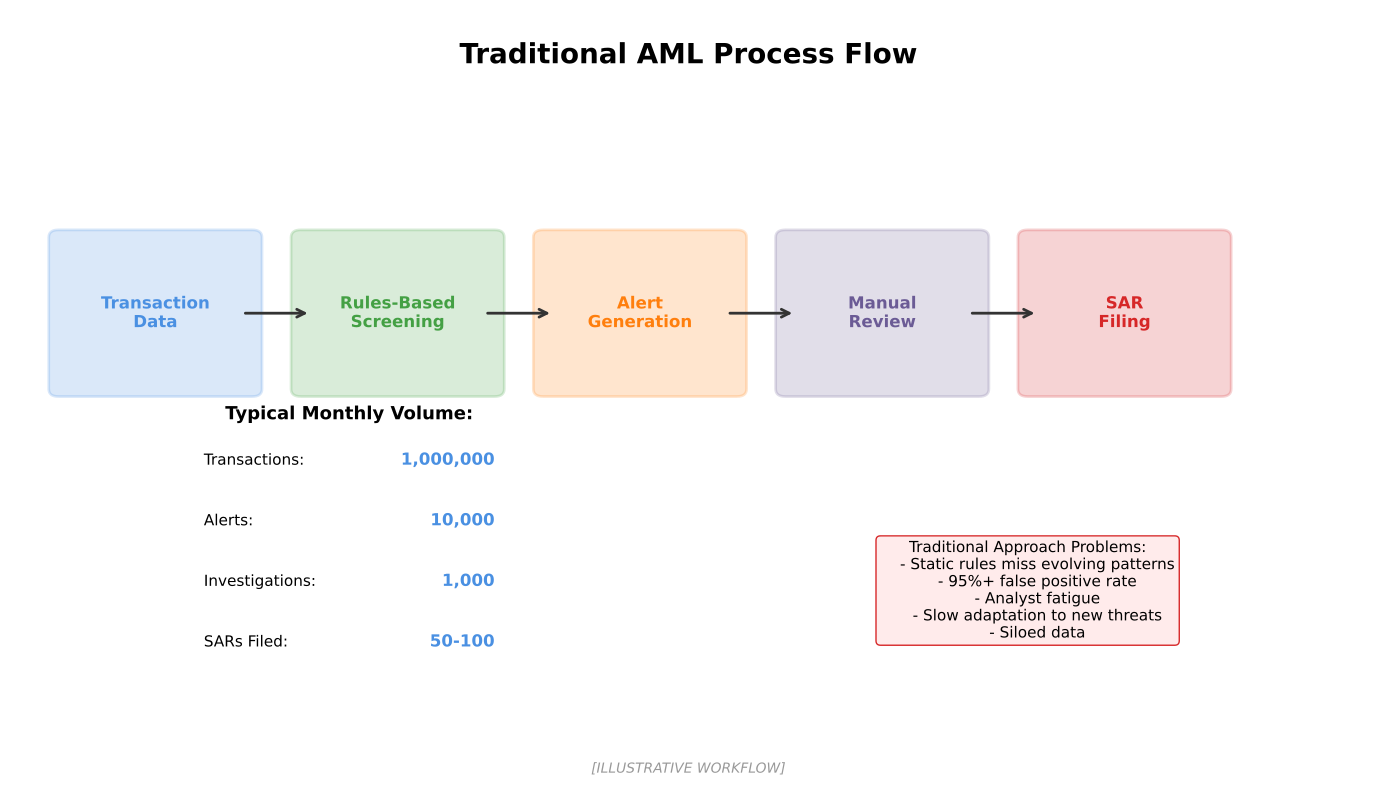

Recreate this plot in Python.
"""
Traditional AML Process
Shows traditional AML workflow

Output: traditional_aml_process.pdf
Module: module_01_fintech
Lesson: 10 - RegTech
"""

from pathlib import Path
import matplotlib.pyplot as plt
import matplotlib.patches as mpatches
import numpy as np

CHART_METADATA = {
    'title': 'Traditional AML Process',
    'module': 'module_01_fintech',
    'lesson': 10,
    'url': 'https://github.com/Digital-AI-Finance/digital-finance/tree/main/module_01_fintech/figures/traditional_aml_process'
}

plt.rcParams.update({
    'font.size': 14,
    'axes.labelsize': 14,
})

def create_chart():
    """Create traditional AML process diagram"""
    fig, ax = plt.subplots(figsize=(14, 8))
    ax.set_xlim(0, 14)
    ax.set_ylim(0, 10)
    ax.axis('off')

    # Title
    ax.text(7, 9.3, 'Traditional AML Process Flow', fontsize=20, fontweight='bold', ha='center')

    # Process steps
    steps = [
        {'name': 'Transaction\nData', 'x': 1.5, 'y': 6, 'color': '#4A90E2'},
        {'name': 'Rules-Based\nScreening', 'x': 4, 'y': 6, 'color': '#44A044'},
        {'name': 'Alert\nGeneration', 'x': 6.5, 'y': 6, 'color': '#FF7F0E'},
        {'name': 'Manual\nReview', 'x': 9, 'y': 6, 'color': '#6B5B95'},
        {'name': 'SAR\nFiling', 'x': 11.5, 'y': 6, 'color': '#D62728'},
    ]

    # Draw arrows
    for i in range(len(steps)-1):
        ax.annotate('', xy=(steps[i+1]['x']-0.9, 6), xytext=(steps[i]['x']+0.9, 6),
                   arrowprops=dict(arrowstyle='->', color='#333333', lw=2))

    for step in steps:
        box = mpatches.FancyBboxPatch((step['x']-1, step['y']-1), 2, 2,
                                       boxstyle='round,pad=0.1',
                                       facecolor=step['color'], alpha=0.2,
                                       edgecolor=step['color'], lw=2)
        ax.add_patch(box)
        ax.text(step['x'], step['y'], step['name'], ha='center', va='center',
               fontsize=12, fontweight='bold', color=step['color'])

    # Volume funnel
    volumes = [
        {'stage': 'Transactions', 'vol': '1,000,000', 'y': 4},
        {'stage': 'Alerts', 'vol': '10,000', 'y': 3.2},
        {'stage': 'Investigations', 'vol': '1,000', 'y': 2.4},
        {'stage': 'SARs Filed', 'vol': '50-100', 'y': 1.6},
    ]

    ax.text(3.5, 4.6, 'Typical Monthly Volume:', fontsize=13, fontweight='bold', ha='center')
    for vol in volumes:
        ax.text(2, vol['y'], vol['stage'] + ':', fontsize=11, ha='left')
        ax.text(5, vol['y'], vol['vol'], fontsize=12, fontweight='bold', ha='right', color='#4A90E2')

    # Problems with traditional approach
    problems = """Traditional Approach Problems:
    - Static rules miss evolving patterns
    - 95%+ false positive rate
    - Analyst fatigue
    - Slow adaptation to new threats
    - Siloed data"""

    ax.text(10.5, 3, problems, ha='center', fontsize=11, va='top',
           bbox=dict(boxstyle='round', facecolor='#FFEBEB', edgecolor='#D62728'))

    # Source
    fig.text(0.5, 0.02, '[ILLUSTRATIVE WORKFLOW]',
            fontsize=10, ha='center', style='italic', color='#999999')

    plt.tight_layout()

    output_path = Path(__file__).parent / 'traditional_aml_process.pdf'
    plt.savefig(output_path, format='pdf', dpi=300, bbox_inches='tight')
    plt.close()
    print(f"Chart saved to: {output_path}")
    return output_path

if __name__ == '__main__':
    create_chart()
